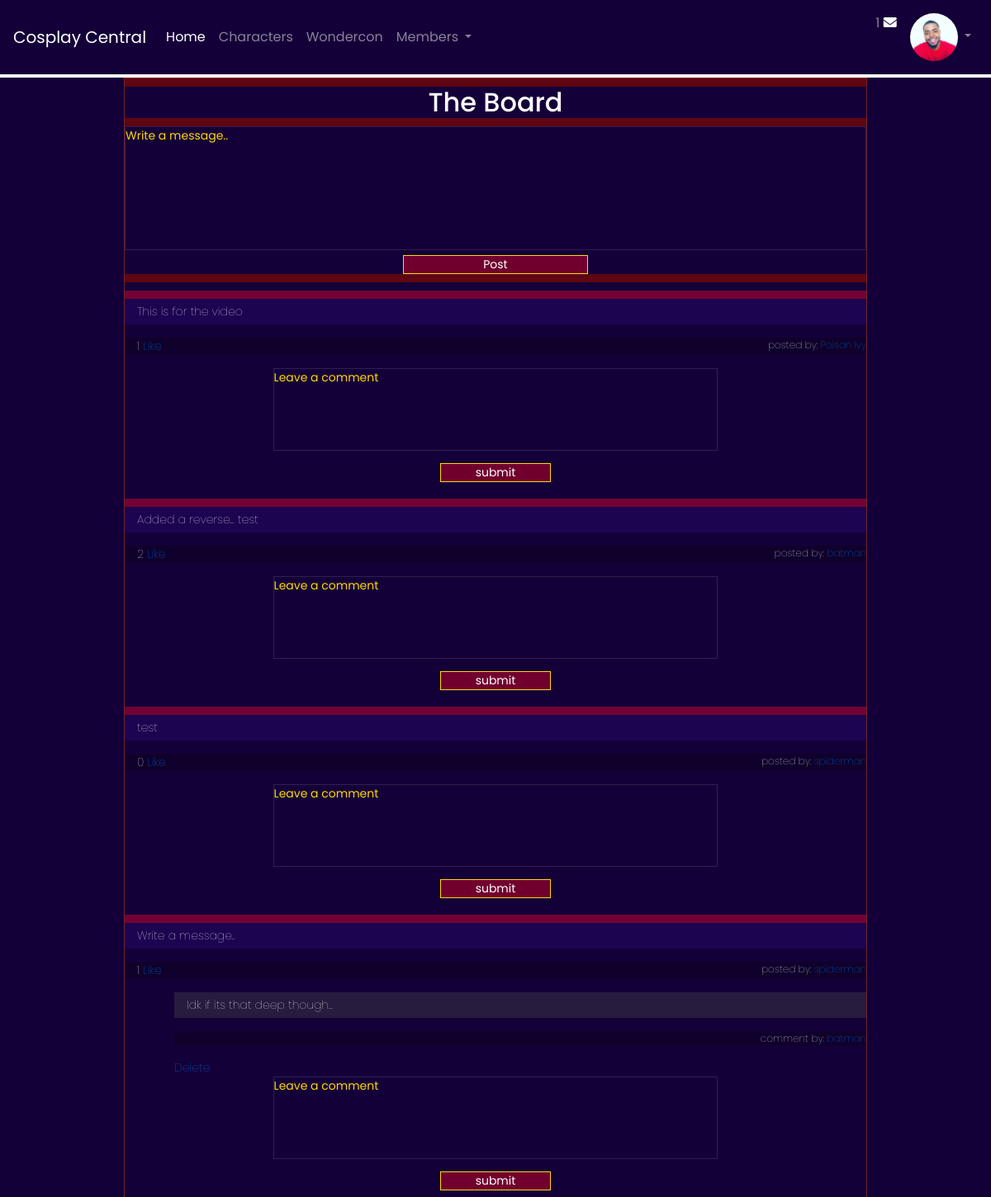
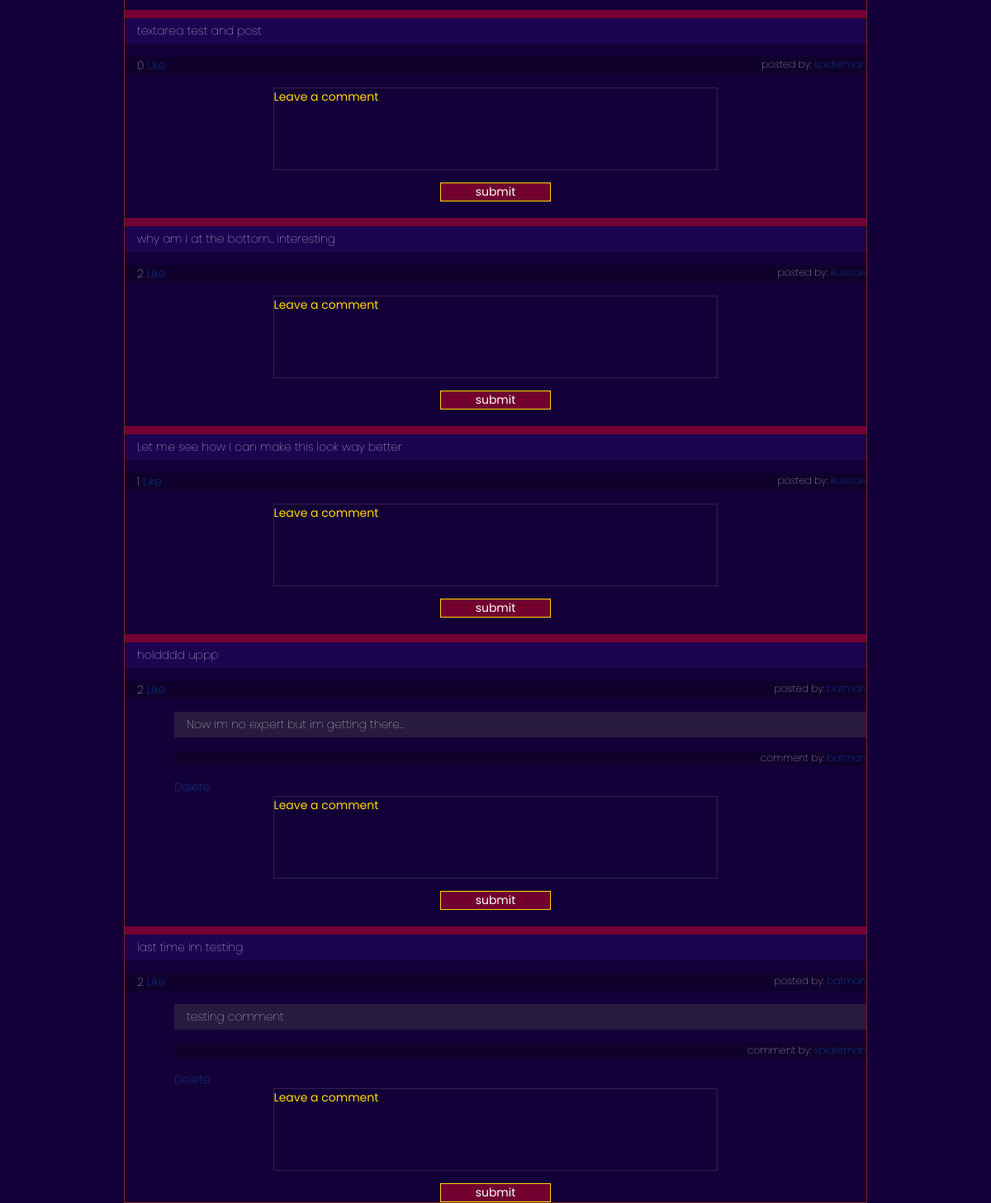
/forum/ (signed in), run on an earlier commit of the app's database (2 pictures, top to bottom).
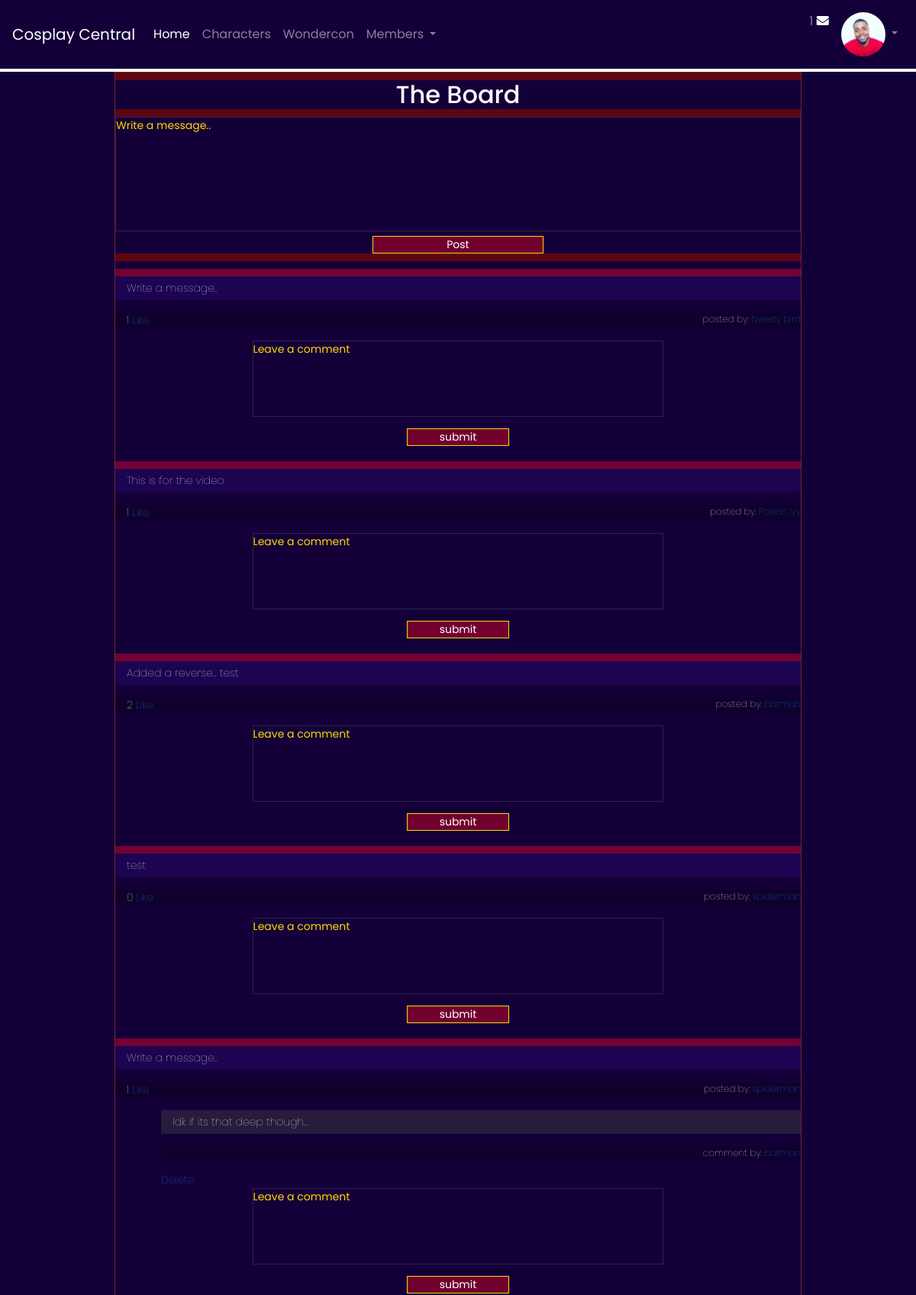
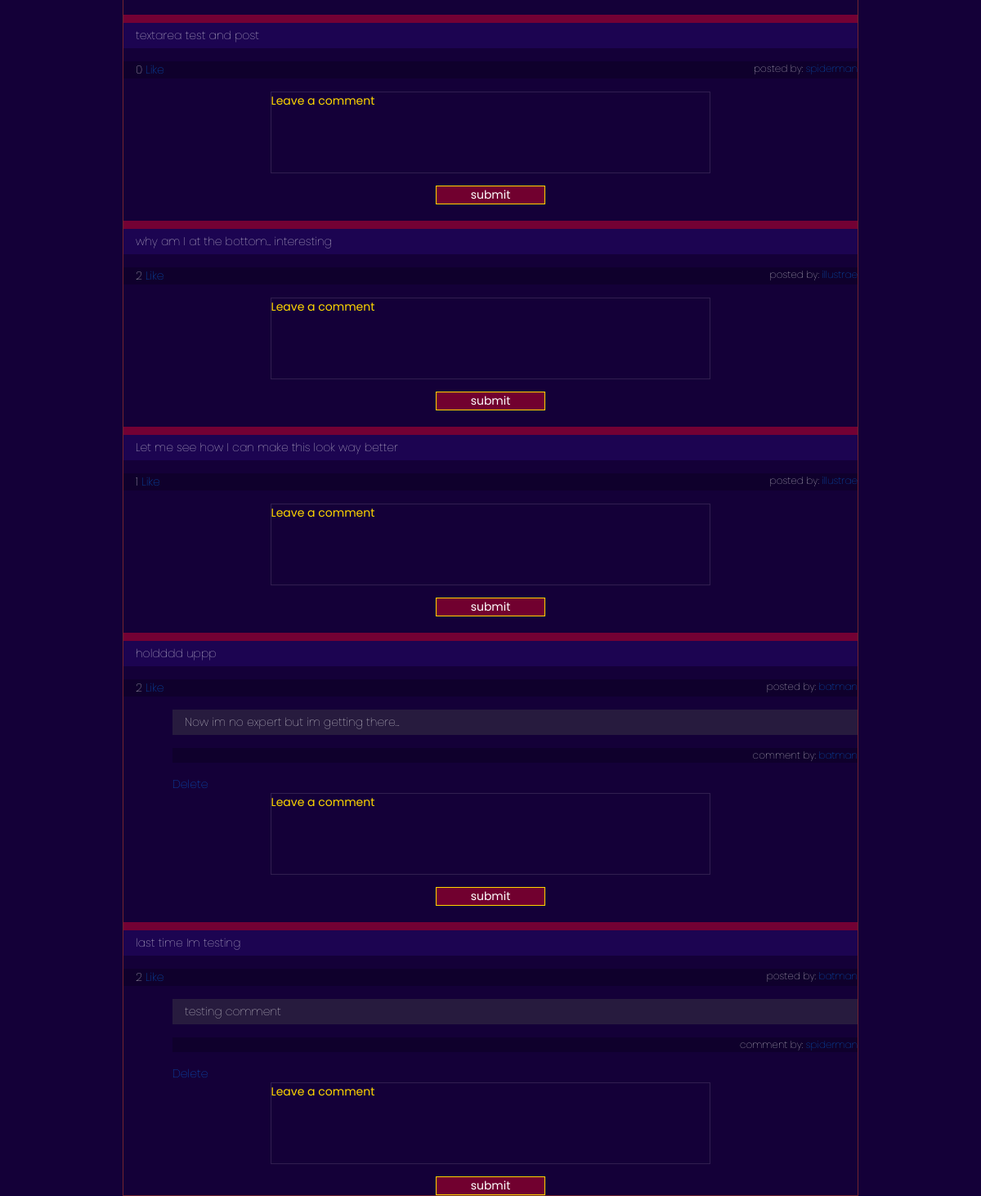
And on a later commit of the database (2 pictures, top to bottom).
### cosplayapp/models.py (models this page shows, shortened)
class Message(models.Model):
    message = models.TextField()
    poster = models.ForeignKey(
        User, related_name='user_messages', null=True, on_delete=models.CASCADE)
    user_likes = models.ManyToManyField(User, related_name='liked_posts')
    date_created = models.DateTimeField(auto_now_add=True, null=True)

class User(models.Model):
    first_name = models.CharField(max_length=45, null=True)
    last_name = models.CharField(max_length=45, null=True)
    username = models.CharField(max_length=255, null=True)
    email = models.EmailField(unique=True)
    password = models.CharField(max_length=45)
    confirm_pw = models.CharField(max_length=45)
    objects = UserManager()
    date_created = models.DateTimeField(auto_now_add=True)
    date_updated = models.DateTimeField(auto_now=True)

class Comment(models.Model):
    comment = models.TextField()
    poster = models.ForeignKey(
        User, related_name='user_comments', null=True, on_delete=models.CASCADE)
    wall_message = models.ForeignKey(
        Message, related_name='post_comments', on_delete=models.CASCADE)
    created_at = models.DateTimeField(auto_now_add=True)

### cosplayapp/views.py (the view)
# urls.py: path('forum/', views.forum),
def forum(request):
    if 'user_id' not in request.session:
        return redirect('/')
    user = User.objects.get(id=request.session['user_id'])
    context = {
        'user': user,
        'messages': Message.objects.all()
    }
    return render(request, 'forum.html', context)

### cosplayapp/templates/forum.html (shortened to what this page needs)
{% extends 'base.html' %}
{% block content %}
<div class='mainWall' id='mainWall'>
        <h2 id='forWall'>The Board</h2>
        <form action='/wall' method=POST id='wall1'>
        <textarea rows='5' type="text" label='Write' name='mess' id='wallP'>Write a message..</textarea>
        <input type="submit" value="Post" id='postbtn'>
        </form>
<div id="posts">
    {% for post in messages reversed %}
        <div class='one_post'>
        <p class='post'>{{post.message}}</p>
        </div>
        <div id='posted1'>
            <p class='poster' style='text-align:left;'>{{post.user_likes.count}} <a href='/like/{{post.id}}'> Like </a>
                <span style='float:right;font-size:12px;'>
                    posted by: <a href='/userProfile/{{post.poster.id}}'> {{post.poster.username}} </a>
                </span>
            </p>
<div id='comments1'>
    {% for comment in post.post_comments.all %}
        <p class='comments2'style='padding-left:15px;'> {{comment.comment}}</p>
        <p class='comments3' style='text-align:right;font-size:12px'> comment by: <a href='/userProfile/{{post.poster.id}}'>{{comment.poster.username}}</a></p>
        <a href="/delete/{{comment.id}}">Delete</a>
    {% endfor %}
</div>
<div id='comments4'>
    <form action='/add_comment/{{post.id}}' method=POST id='wall2'>
    <textarea rows='2' type='text' name='comment' id='commentP'>Leave a comment</textarea>
    <input type='submit' value='submit' id='commentbtn'>
            </form>
        </div>
    {% endfor %}
</div>
{% endblock content %}

What changed in the data, as far as the page shows it:
added Message: message "Write a message..", user_likes.count "1", poster.username "tweety bird"
